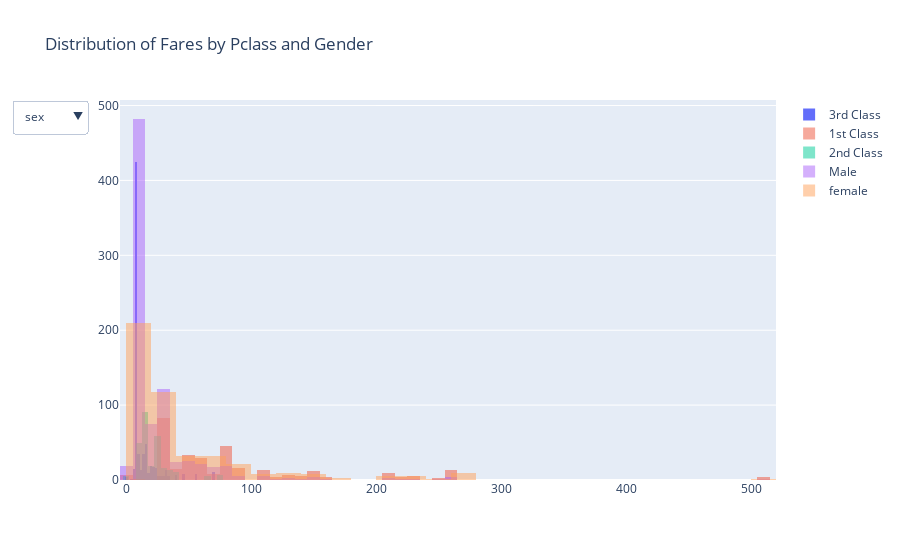

Notebook source saved alongside this figure:
### Code cell
#defining list_updatemenus
list_updatemenus = [{'label': 'sex',
  'method': 'update',
  'args': [{'visible': [False, False, False, True, True, True]}, {'title': 'Distribution of Fares by sex'}]},
 {'label': 'pclass',
  'method': 'update',
  'args': [{'visible': [True, True, True, False, False, False]}, {'title': 'Distribution of Fares by pclass'}]}]
#defining all graph objects
x_pclass3 = df[df['pclass']==3]['fare']
x_pclass1 = df[df['pclass']==1]['fare']
x_pclass2 = df[df['pclass']==2]['fare']
x_male = df[df['sex']=='male']['fare']
x_female = df[df['sex']=='female']['fare']
#defining data
data=[go.Histogram(x=x_pclass3,name='3rd Class'),
      go.Histogram(x=x_pclass1,name='1st Class',opacity = .5,nbinsx=60),
      go.Histogram(x=x_pclass2,name='2nd Class',opacity = .5),
      go.Histogram(x=x_male,name='Male',opacity = .5),
      go.Histogram(x=x_female,name='female',opacity = .5)]
#defining layout
layout=go.Layout(title='Distribution of Fares by Pclass and Gender',updatemenus=list([dict(buttons= list_updatemenus)]),barmode='overlay')
#defining figure and plotting
fig = go.Figure(data,layout)
iplot(fig)

### Figure 1 — Plotly figure (JSON) as saved in the notebook; plotly's stock layout.template omitted (floating-point values rounded to 4 significant figures; data arrays with more than 128 entries replaced by an {"elided": "..."} marker saying what was removed)
{"data": [{"name": "3rd Class", "type": "histogram", "x": {"elided": "709 float values"}}, {"name": "1st Class", "nbinsx": 60, "opacity": 0.5, "type": "histogram", "x": {"elided": "323 float values"}}, {"name": "2nd Class", "opacity": 0.5, "type": "histogram", "x": {"elided": "277 float values"}}, {"name": "Male", "opacity": 0.5, "type": "histogram", "x": {"elided": "843 float values"}}, {"name": "female", "opacity": 0.5, "type": "histogram", "x": {"elided": "466 float values"}}], "layout": {"barmode": "overlay", "title": {"text": "Distribution of Fares by Pclass and Gender"}, "updatemenus": [{"buttons": [{"args": [{"visible": [false, false, false, true, true, true]}, {"title": "Distribution of Fares by sex"}], "label": "sex", "method": "update"}, {"args": [{"visible": [true, true, true, false, false, false]}, {"title": "Distribution of Fares by pclass"}], "label": "pclass", "method": "update"}]}]}}
